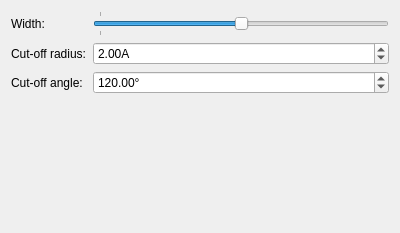
<ui version="4.0" >
 <class>HBondSettingsWidget</class>
 <widget class="QWidget" name="HBondSettingsWidget" >
  <property name="geometry" >
   <rect>
    <x>0</x>
    <y>0</y>
    <width>400</width>
    <height>233</height>
   </rect>
  </property>
  <layout class="QGridLayout" >
   <item row="0" column="0" >
    <widget class="QLabel" name="labelWidth" >
     <property name="text" >
      <string>Width:</string>
     </property>
    </widget>
   </item>
   <item row="0" column="1" >
    <widget class="QSlider" name="widthSlider" >
     <property name="minimum" >
      <number>1</number>
     </property>
     <property name="maximum" >
      <number>3</number>
     </property>
     <property name="singleStep" >
      <number>1</number>
     </property>
     <property name="pageStep" >
      <number>2</number>
     </property>
     <property name="value" >
      <number>2</number>
     </property>
     <property name="sliderPosition" >
      <number>2</number>
     </property>
     <property name="orientation" >
      <enum>Qt::Horizontal</enum>
     </property>
     <property name="invertedAppearance" >
      <bool>false</bool>
     </property>
     <property name="tickPosition" >
      <enum>QSlider::TicksBothSides</enum>
     </property>
     <property name="tickInterval" >
      <number>4</number>
     </property>
    </widget>
   </item>
   <item row="1" column="0" >
    <widget class="QLabel" name="label" >
     <property name="text" >
      <string>Cut-off radius:</string>
     </property>
    </widget>
   </item>
   <item row="1" column="1" >
    <widget class="QDoubleSpinBox" name="radiusSpin" >
     <property name="suffix" >
      <string>A</string>
     </property>
     <property name="value" >
      <double>2.000000000000000</double>
     </property>
    </widget>
   </item>
   <item row="2" column="1" >
    <widget class="QDoubleSpinBox" name="angleSpin" >
     <property name="suffix" >
      <string>°</string>
     </property>
     <property name="minimum" >
      <double>1.000000000000000</double>
     </property>
     <property name="maximum" >
      <double>180.000000000000000</double>
     </property>
     <property name="value" >
      <double>120.000000000000000</double>
     </property>
    </widget>
   </item>
   <item row="2" column="0" >
    <widget class="QLabel" name="label_2" >
     <property name="text" >
      <string>Cut-off angle:</string>
     </property>
    </widget>
   </item>
   <item row="3" column="1" >
    <spacer>
     <property name="orientation" >
      <enum>Qt::Vertical</enum>
     </property>
     <property name="sizeHint" >
      <size>
       <width>20</width>
       <height>40</height>
      </size>
     </property>
    </spacer>
   </item>
  </layout>
 </widget>
 <resources/>
 <connections/>
</ui>
